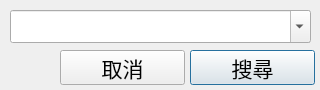
<?xml version="1.0" encoding="UTF-8"?>
<ui version="4.0">
 <class>Dialog</class>
 <widget class="QDialog" name="Dialog">
  <property name="windowModality">
   <enum>Qt::ApplicationModal</enum>
  </property>
  <property name="geometry">
   <rect>
    <x>0</x>
    <y>0</y>
    <width>320</width>
    <height>90</height>
   </rect>
  </property>
  <property name="minimumSize">
   <size>
    <width>320</width>
    <height>90</height>
   </size>
  </property>
  <property name="maximumSize">
   <size>
    <width>320</width>
    <height>90</height>
   </size>
  </property>
  <property name="windowTitle">
   <string>搜尋</string>
  </property>
  <property name="modal">
   <bool>false</bool>
  </property>
  <widget class="QPushButton" name="cancelBtn">
   <property name="geometry">
    <rect>
     <x>60</x>
     <y>50</y>
     <width>125</width>
     <height>35</height>
    </rect>
   </property>
   <property name="font">
    <font>
     <family>微軟正黑體</family>
     <pointsize>16</pointsize>
    </font>
   </property>
   <property name="text">
    <string>取消</string>
   </property>
   <property name="autoDefault">
    <bool>false</bool>
   </property>
  </widget>
  <widget class="QPushButton" name="searchBtn">
   <property name="geometry">
    <rect>
     <x>190</x>
     <y>50</y>
     <width>125</width>
     <height>35</height>
    </rect>
   </property>
   <property name="font">
    <font>
     <family>微軟正黑體</family>
     <pointsize>16</pointsize>
    </font>
   </property>
   <property name="text">
    <string>搜尋</string>
   </property>
  </widget>
  <widget class="QComboBox" name="query">
   <property name="geometry">
    <rect>
     <x>10</x>
     <y>10</y>
     <width>301</width>
     <height>33</height>
    </rect>
   </property>
   <property name="font">
    <font>
     <family>微軟正黑體</family>
     <pointsize>16</pointsize>
    </font>
   </property>
   <property name="editable">
    <bool>true</bool>
   </property>
  </widget>
 </widget>
 <tabstops>
  <tabstop>query</tabstop>
  <tabstop>cancelBtn</tabstop>
  <tabstop>searchBtn</tabstop>
 </tabstops>
 <resources/>
 <connections>
  <connection>
   <sender>cancelBtn</sender>
   <signal>clicked()</signal>
   <receiver>Dialog</receiver>
   <slot>reject()</slot>
   <hints>
    <hint type="sourcelabel">
     <x>68</x>
     <y>69</y>
    </hint>
    <hint type="destinationlabel">
     <x>45</x>
     <y>71</y>
    </hint>
   </hints>
  </connection>
 </connections>
</ui>
